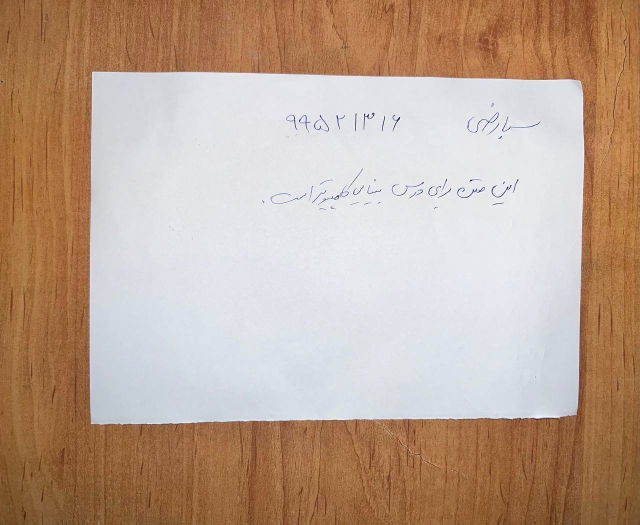
#> input picture HW3/images/Q4/Q4.jpg, 1280 x 1050 px, found by its file name (shown at 1/2 size)
$ jupyter execute Q4.ipynb
#> lines starting #> are read from the running program, lines starting #| are printed output that depends on the picture; after the words box and inside, x2 and y2 are one past the last pixel; in counts of white or black regions, pixels touching at a corner belong together
<h1>
<font color="#ff2e2e">
CamScanner
</font>
</h1>

[cell 1]
import cv2
import numpy as np
import matplotlib.pyplot as plt
import os
from google.colab.patches import cv2_imshow

<h3><font color = "#079e05"> Utilities </font></h3>

[cell 2]
def imshow(im):
    width, height, *channels = im.shape
    if channels:
        # By default, OpenCV tends to work with images in the BGR format.
        # This is due to some outdated practices, but it has been left in the library.
        # We can iterate the channels in reverse order to get an RGB image.
        plt.imshow(im[:,:,::-1])
    else:
        plt.imshow(im, cmap='gray')
    plt.axis('off')

[cell 3]
def reorder(vertices):
    # OpenCV *prefers* if we use `np.float32`.
    reordered = np.zeros_like(vertices, dtype=np.float32)
    add = vertices.sum(1)
    reordered[0] = vertices[np.argmin(add)]
    reordered[2] = vertices[np.argmax(add)]
    diff = np.diff(vertices, axis=1)
    reordered[1] = vertices[np.argmin(diff)]
    reordered[3] = vertices[np.argmax(diff)]
    return reordered

<h3><font color = "#079e05"> Image </font></h3>

[cell 4]
im = cv2.imread('Q4.jpg' , cv2.IMREAD_GRAYSCALE)
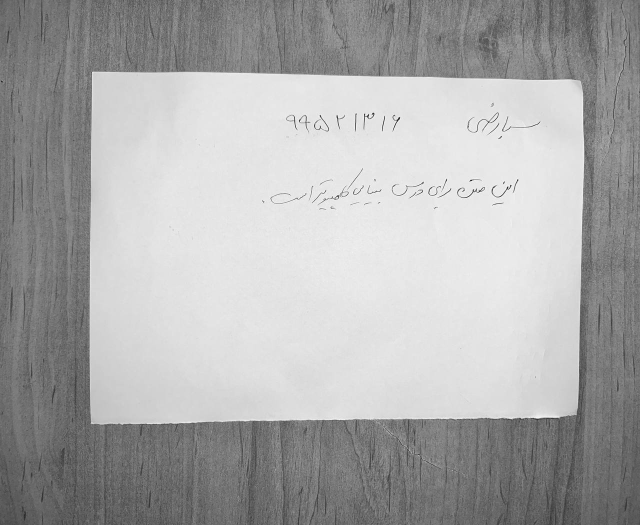
#> im: shape (1050, 1280) (shown at 1/2 size); min 0, max 255, mean 170.7
imshow(im)

<h3><font color = "#079e05"> Process </font></h3>

[cell 5]
#denoise image
blur = cv2.GaussianBlur(im, (5, 5), 0)
imshow(blur)

[cell 6]
#find all edges
edges = cv2.Canny(np.uint8(blur), 20, 90)
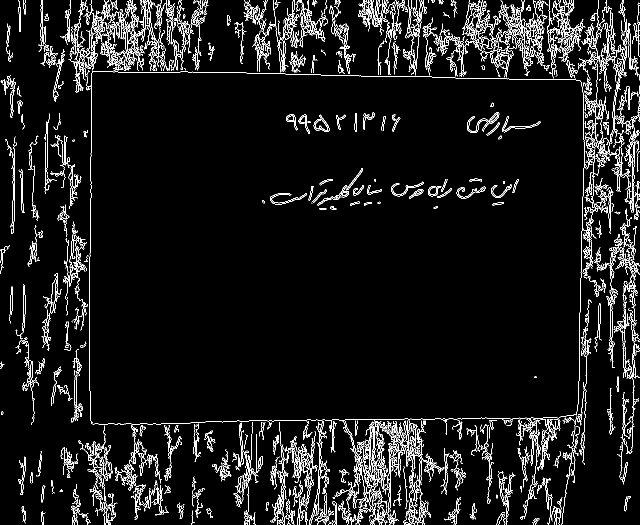
#> edges: shape (1050, 1280) (shown at 1/2 size); 6.2% white in thin lines or dots
imshow(edges)

[cell 7]
#find the contours
contours, _ = cv2.findContours(edges, cv2.RETR_EXTERNAL, cv2.CHAIN_APPROX_SIMPLE)
#> contours = 544 contours, 292 with area under 20; largest, box (x1, y1, x2, y2) and area: (178, 143, 1169, 850) 677402, (807, 873, 889, 1050) 737, (1165, 408, 1197, 557) 548, (716, 0, 746, 63) 538, (505, 37, 549, 117) 494
#draw the contours
cv2.drawContours(im, contours, -1, (0, 255, 255),2)
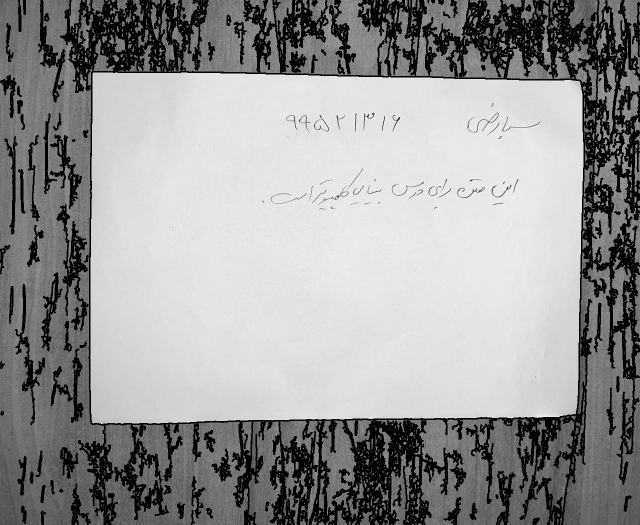
#> im: shape (1050, 1280) (shown at 1/2 size); 16.88% of pixels changed, all inside (x1, y1, x2, y2) = (0, 0, 1280, 1050)
#find the max contour
the_contour = max(contours , key = cv2.contourArea)
#> the_contour = contour of 376 points, box (x1, y1, x2, y2) (178, 143, 1169, 850), area 677402
#consider the contours that have the ability to be corner
corners = cv2.approxPolyDP(the_contour , 0.04 * cv2.arcLength(the_contour, True), True)
#> corners = [[184, 143], [182, 847], [1153, 829], [1160, 161]]
imshow(im)

[cell 8]
src_points = np.array([corners[0][0] , corners[3][0] , corners[2][0] , corners[1][0]], np.float32)
#> src_points = [[184, 143], [1160, 161], [1153, 829], [182, 847]]
width = 900
height = 700
dst_points = np.float32([[0,0], [width,0], [width,height], [0,height]])
# Compute the transformation matrix
M = cv2.getPerspectiveTransform(src_points, dst_points)
#> M = [[0.865, 0.00246, -159.6], [-0.018, 0.978, -136.6], [-5.18e-05, -7.89e-06, 1]]

# apply the perspective transformation to the image
result = cv2.warpPerspective(im, M, (width, height))
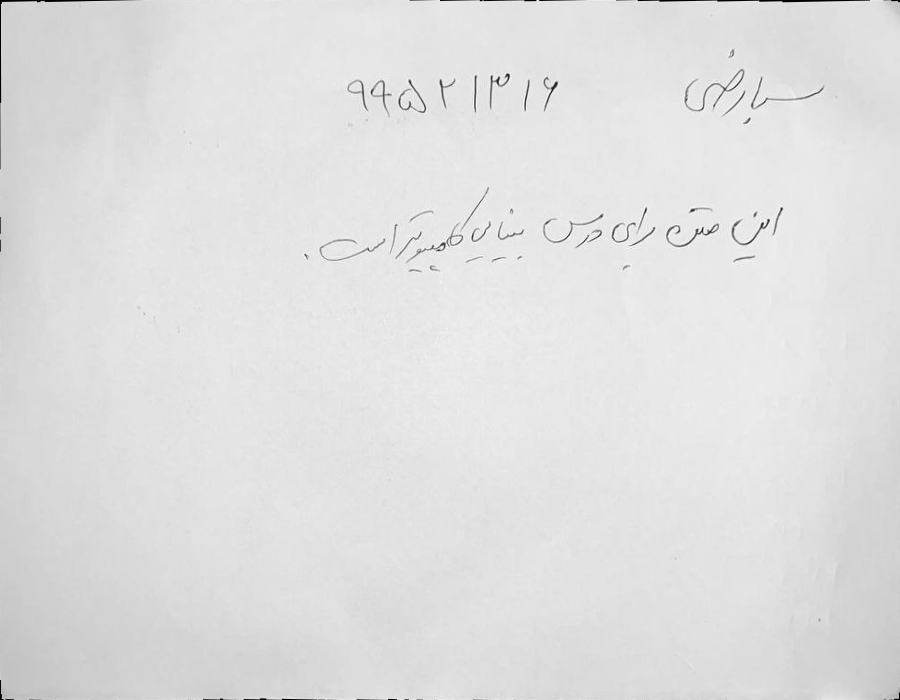
#> result: shape (700, 900); min 0, max 255, mean 223.7

<h3><font color = "#079e05"> Show the result </font></h3>

[cell 9]
imshow(result)
